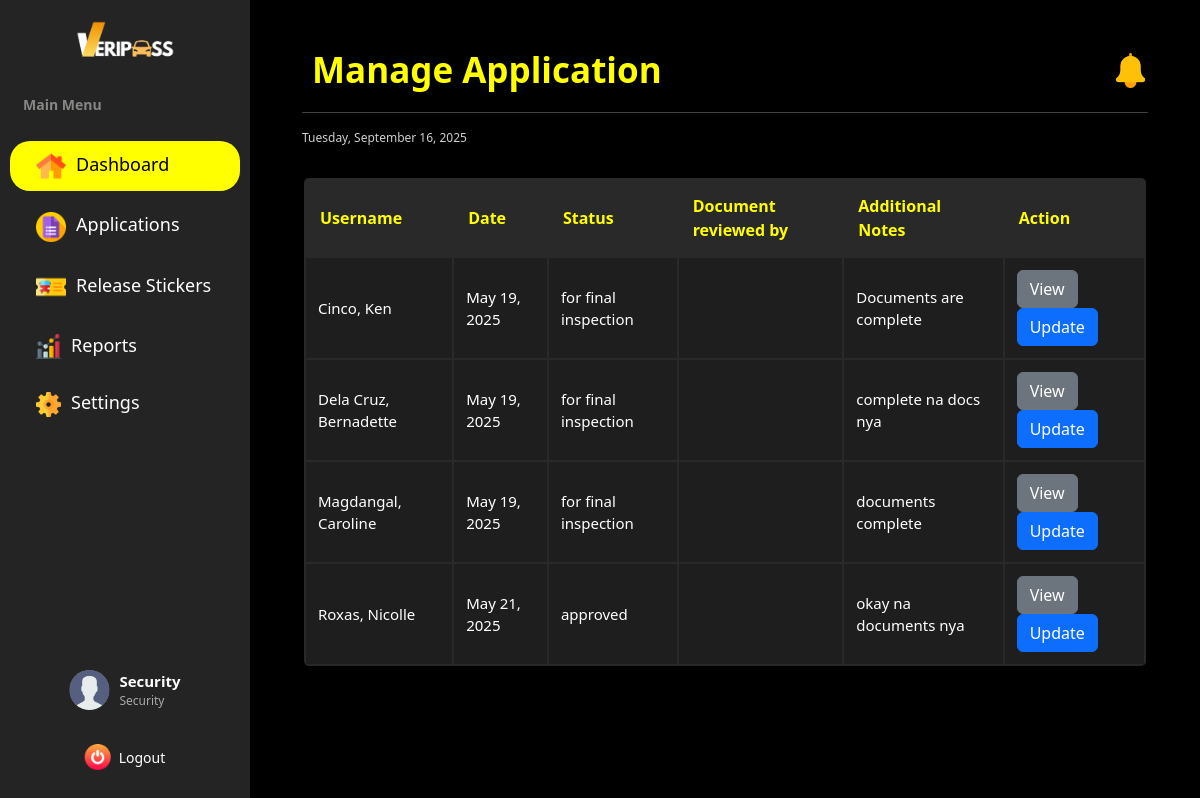
Page /dashboard/security/manage_application/ (signed in) on the earlier database version.
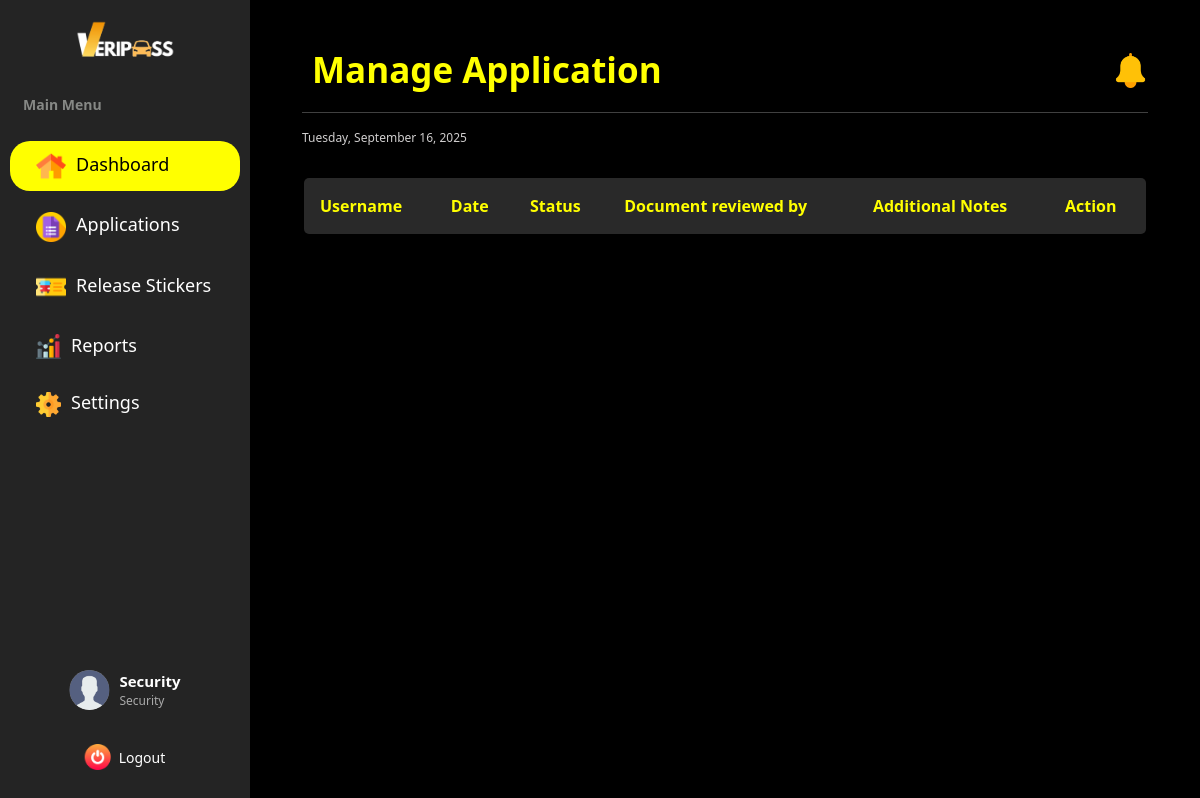
Same page on the later database version.
### vehicle_pass/models.py (models this page shows, shortened)
class BaseModel(models.Model):
    created_at = models.DateTimeField(auto_now_add=True, db_index=True)
    updated_at = models.DateTimeField(auto_now=True)
    class Meta:
        abstract = True

class Registration(BaseModel):
    STATUS_CHOICES = [
        ('no application', 'No Application'),
        ('application submitted', 'Application Submitted'),
        ('initial approval', 'Waiting for Approval by OIC'),
        ('final approval', 'Waiting for Final Approval by GSO - Director'),
        ('approved', 'Approved'),
        ('sticker released', 'Vehicle Pass Sticker Released'),
        ('rejected', 'Rejected')
    ]
    registration_number = models.BigAutoField(primary_key=True)
    user = models.ForeignKey(UserProfile, on_delete=models.CASCADE)
    vehicle = models.ForeignKey(Vehicle, on_delete=models.CASCADE)
    files = models.URLField(max_length=255)
    status = models.CharField(max_length=85, choices=STATUS_CHOICES, default='no application')
    remarks = models.TextField(null=True)
    initial_approved_by = models.ForeignKey(SecurityProfile, on_delete=models.CASCADE, related_name='initial_approval', null=True, blank=True)
    final_approved_by = models.ForeignKey(SecurityProfile, on_delete=models.CASCADE, related_name='final_approval', null=True, blank=True)
    date_of_filing = models.DateTimeField(auto_now_add=True)
    sticker_released_date = models.DateField(blank=True, null=True)
    e_signature = models.ImageField(upload_to='signature/')
    printed_name = models.CharField(max_length=125)
    signature_date = models.DateTimeField(auto_now_add=True)
    def __str__(self):
        return f"Registration {self.registration_number} for {self.user.lastname}, {self.user.firstname}"

class UserProfile(BaseModel):
    ROLE_CHOICES = [('user', 'User'),
        ('security', 'Security'),
        ('admin', 'Admin')
        ]
    SCHOOL_ROLE_CHOICES = [('student', 'Student'),
                           ('faculty & staff', 'Faculty and Staff'),
                           ('university official', 'University Official')
    ]
    COLLEGE_CHOICES = [('CAD', 'College of Architecture and Design'),
                       ('CAH', 'College of Arts and Humanities'),
                       ('CBA', 'College of Business and Accountancy'),
                       ('CCJE', 'College of Criminal Justice and Education'),
                       ('CoE', 'College of Engineering'),
                       ('CHTM', 'College of Hospitality Management and Tourism'),
                       ('CNHS', 'College of Nursing and Health Sciences'),
                       ('CS', 'College of Sciences'),
                       ('CTE', 'College of Teacher Education'),
    ]
    YEAR_LEVEL_CHOICES = [('first year', 'First Year'),
                          ('second year', 'Second Year'),
                          ('third year', 'Thord Year'),
                          ('fourth year', 'Fourth year'),
                          ('fifth year', 'Fifth Year')
    ]
    OFFICE_CHOICES = [
        ('university president', 'University President'),
        ('university president coa', 'University President COA'),
        ('office of the university secretary', 'Office of the University Secretary'),
        ('legal office', 'Legal Office (Data Privacy Office)'),
        ('planning and development office', 'Planning and Development Office'),
        ('office of the internal audit services', 'Office of the Internal Audit Services (QMS)'),
        ('public information office', 'Public Information Office'),
        ('alumni affairs office', 'Alumni Affairs Office'),
        ('academic council', 'Academic Council'),
        ('administrative council', 'Administrative Council'),
        ('research and extension council', 'Research and Extension Council'),
        ('management committee', 'Management Committee'),
        ('university ethics committee', 'University Ethics Committee'),
        ('gender and development office', 'Gender and Development Office'),
        ('international affairs and linkages office', 'International Affairs and Linkages Office'),
        ('office of the vice president for finance and administration', 'Office of the Vice President for Finance and Administration'),
        ('bids and awards committee', 'Bids and Awards Committee'),
        ('administrative management office', 'Administrative Management Office'),
        ('records archives management office', 'Records Archives Management Office'),
        ('human resource management office', 'Human Resource Management Office'),
        ('faculty and staff development unit', 'Faculty and Staff Development Unit'),
        ('health services office', 'Health Services Office'),
        ('management information system information office', 'Management Information System Information Office'),
        ('security office', 'Security Office'),
        ('supply and property management office', 'Supply and Property Management Office'),
        ('disaster risk reduction and management office', 'Disaster Risk Reduction and Management Office'),
        ('project management office', 'Project Management Office'),
        ('general services office', 'General Services Office'),
        ('utility and environmental management office', 'Utility and Environmental Management Office'),
        ('motorpool office', 'Motorpool Office'),
        ('finance management service offices (cfo)', 'Finance Management Service Offices (CFO)'),
        ('accounting office', 'Accounting Office'),
        ('processing unit', 'Processing Unit'),
        ('student accounts & assessment', 'Student Accounts & Assessment'),
        ('financial reporting', 'Financial Reporting'),
        ('budget office', 'Budget Office'),
        ('production services/income generating projects office', 'Production Services/Income Generating Projects Office'),
        ('production', 'Production'),
        ('sifma', 'SIFMA'),
        ('university bookstore', 'University Bookstore'),
        ('auxiliary services - canteen', 'Auxiliary Services - Canteen'),
        ('auxiliary services - hostel', 'Auxiliary Services - Hostel'),
        ('auxiliary services - dormitory', 'Auxiliary Services - Dormitory'),
        ('university printing press', 'University Printing Press'),
        ('procurement office', 'Procurement Office'),
        ('cashiers office', 'Cashier’s Office'),
        ('office of the vice president for research, development and extension', 'Office of the Vice President for Research, Development and Extension'),
        ('university research office', 'University Research Office'),
        ('university extension service office', 'University Extension Service Office'),
        ('intellectual property and technology transfer office', 'Intellectual Property and Technology Transfer Office'),
        ('palawan studies center', 'Palawan Studies Center'),
        ('center for strategy policy and governance', 'Center for Strategy Policy and Governance'),
        ('panrehiyong iv-b sentro ng wikang pilipino', 'Panrehiyong IV-B Sentro ng Wikang Pilipino'),
        ('marine science research center', 'Marine Science Research Center'),
        ('palawan international technology business incubator & startup hub office', 'Palawan International Technology Business Incubator & Startup Hub Office'),
        ('office of the vice president for academic affairs', 'Office of the Vice President for Academic Affairs'),
        ('office of the eteeap', 'Office of the ETEEAP'),
        ('office of the university registrar', 'Office of the University Registrar'),
        ('university quality assurance center', 'University Quality Assurance Center'),
        ('office of the university sports', 'Office of the University Sports'),
        ('office of the curriculum & instructional materials development', 'Office of the Curriculum & Instructional Materials Development'),
        ('office of the student affairs and services', 'Office of the Student Affairs and Services'),
        ('social and cultural affairs (psu band, psu dance troupe, psu singers)', 'Social and Cultural Affairs (PSU Band, PSU Dance Troupe, PSU Singers)'),
        ('office of the university library', 'Office of the University Library'),
        ('psu museum', 'PSU Museum'),
    ]
    WORKPLACE_CHOICES = OFFICE_CHOICES + COLLEGE_CHOICES
    corporate_email = models.EmailField(max_length=50, unique=True)
    password = models.CharField(max_length=128)
    contact = models.CharField(max_length=14)
    lastname = models.CharField(max_length=25)
    firstname = models.CharField(max_length=50)
    middlename = models.CharField(max_length=25, blank=True, null=True)
    suffix = models.CharField(max_length=5, blank=True, null=True)
    address = models.CharField(max_length=100, blank=True, null=True)
    dl_number = models.CharField(max_length=25)
    college = models.CharField(max_length=100, choices=COLLEGE_CHOICES ,blank=True, null=True)
    program = models.CharField(max_length=100, blank=True, null=True)
    year_level = models.CharField(max_length=40, choices=YEAR_LEVEL_CHOICES, blank=True, null=True)
    father_name = models.CharField(max_length=100, blank=True, null=True)
    father_contact = models.CharField(max_length=14, blank=True, null=True)
    father_address = models.CharField(max_length=150, blank=True, null=True)
    mother_name = models.CharField(max_length=100, blank=True, null=True)
    mother_contact =models.CharField(max_length=14, blank=True, null=True)
    mother_address = models.CharField(max_length=150, blank=True, null=True)
    guardian_name = models.CharField(max_length=100, blank=True, null=True)
    guardian_contact = models.CharField(max_length=14, blank=True, null=True)
    guardian_address = models.CharField(max_length=150, blank=True, null=True)
    position = models.CharField(max_length=50, blank=True, null=True)
    workplace = models.CharField(max_length=150, choices=WORKPLACE_CHOICES, blank=True, null=True)
    role = models.CharField(max_length=20, choices=ROLE_CHOICES, default='user', null=True)
    school_role = models.CharField(max_length=20, choices=SCHOOL_ROLE_CHOICES, null=True, blank=True)

### vehicle_pass/views.py (the view)
# urls.py: path("dashboard/security/manage_application/", SecurityViewApplication.as_view(), name="security_manage_application"),
class SecurityViewApplication(CustomLoginRequiredMixin, ListView):
    model = Registration
    template_name = 'Security Dashboard/Security_Application.html'
    context_object_name = 'applications'
    paginate_by = 20
    def get_context_data(self, **kwargs):
        context = super().get_context_data(**kwargs)
        applications = context['applications']
        print(f"Applications count: {len(applications)}")
        if applications:
            print(f"First application: {applications[0]}")
        return context

### templates/Security Dashboard/Security_Application.html (shortened to what this page needs)
{% extends "includes/security_sidebar.html" %}
{% load static %}
{% block extra_css %}
    <link rel="stylesheet" href="https://cdn.datatables.net/responsive/2.4.1/css/responsive.dataTables.min.css">
    <link rel="stylesheet" href="{% static 'css/security-dashboard-style.css' %}">
    <link rel="stylesheet" href="{% static 'css/sidebar.css' %}">
{% endblock %}
{% block content %}
<div class="main-content flex-grow-1 ms-uto">
    <div class="container-fluid py-1">
            <div class="d-flex flex-column flex-md-row justify-content-between align-items-start align-items-md-center mb-3">
                <h2 class="title mb-3 mb-md-0">Manage Application</h2>
                <div class="d-flex align-items-center gap-3">
                    <a href="Announcements.html" class="text-decoration-none text-light position-relative">
                        <img src="{% static 'images/notification.png' %}" alt="Notifications" width="35" height="35">
                    </a>
                </div>
            </div>
        <hr>
        <small><span id="date"></span></small>
        <br>
        <section class="table-container">
            <table id="myTable" class="users-table">
                <thead>
                    <tr>
                        <th>Username</th>
                        <th>Date</th>
                        <th>Status</th>
                        <th>Document reviewed by</th>
                        <th>Additional Notes</th>
                        <th>Action</th>
                    </tr>
                </thead>
                <tbody>
                {% for applicant in applications %}
                    <tr>
                        <td>{{ applicant.user.lastname }}, {{ applicant.user.firstname }} {{ applicant.user.middle_name|default_if_none:""|slice:":1" }} {{ registration.user.suffix|default_if_none:""}}</td>
                        <td>{{ applicant.created_at|date:"F d, Y" }}</td>
                        <td>{{ applicant.status }}</td>
                        <td></td>
                        <td>{{ applicant.remarks|default_if_none:"no remarks" }}</td>
                        <td>
                            <a href="{% url 'security_view_specific_application' applicant.pk %}" class="btn btn-secondary">View</a>
                            <a href="{% url 'security_update_application' applicant.pk %}" class="btn btn-primary">Update</a>
                        </td>
                {% endfor %}
                </tbody>
            </table>
        </section>
    </div>
</div>
{% endblock %}

### templates/includes/security_sidebar.html (shortened to what this page needs)
{% load static %}
<!DOCTYPE html>
<html lang="en">
<head>
    <link rel="stylesheet" href="https://cdn.jsdelivr.net/npm/bootstrap@5.3.0/dist/css/bootstrap.min.css">
    <link rel="stylesheet" href="{% static 'css/sidebar.css' %}">
    {% block extra_css %}{% endblock %}
</head>
<body>
<div class="sidebar" id="sidebar">
    <a href="#">
        <img src="{% static 'images/navbar-brand img.png' %}" class="img-fluid" style="width: 100px; margin-left: 75px;">
    </a>
    <br>
    <p>Main Menu</p>
    <ul>
        <li data-menu="dashboard">
            <a href="{% url 'security_dashboard' %}">
                <img src="{% static 'images/home.png' %}" alt="Dashboard" width="30">
                <span>Dashboard</span>
            </a>
        </li>
        <li data-menu="application">
            <a href="{% url 'security_manage_application' %}">
                <img src="{% static 'images/application.png' %}" alt="Status" width="30">
                <span>Applications</span>
            </a>
        </li>
        <li data-menu="status">
            <a href="{% url 'security_manage_stickers' %}">
                <img src="{% static 'images/passes.png' %}" alt="Status" width="30">
                <span>Release Stickers</span>
            </a>
        </li>
        <li data-menu="history">
            <a href="{% url 'security_report' %}">
                <img src="{% static 'images/statistics.png' %}" alt="History" width="25">
                <span> Reports</span>
            </a>
        </li>
        <li data-menu="securitysettings">
            <a href="{% url 'security_settings' %}">
                <img src="{% static 'images/settings.png' %}" alt="Settings" width="25">
                <span>Settings</span>
            </a>
        </li>
    </ul>
    <a href="{% url 'logout' %}" id="logout">
        <img src="{% static 'images/power-off.png' %}" alt="Logout" width="25">
        <span>Logout</span>
    </a>
    <div class="profile">
        <img src="{% static 'images/profile-placeholder.png' %}" alt="Profile Picture">
        <div class="profile-info">
            <span class="name">{{ security_name }}</span>
            <span class="position">Security</span>
        </div>
    </div>
</div>
<div class="main-content">
    {% block content %}{% endblock %}
</div>
</body>
</html>

Differences in the rows shown:
removed Registration: user.lastname "Cinco", user.firstname "Ken", created_at "May 19, 2025", status "for final inspection", remarks "Documents are complete"
removed Registration: user.lastname "Dela Cruz", user.firstname "Bernadette", created_at "May 19, 2025", status "for final inspection", remarks "complete na docs nya"
removed Registration: user.lastname "Magdangal", user.firstname "Caroline", created_at "May 19, 2025", status "for final inspection", remarks "documents complete"
removed Registration: user.lastname "Roxas", user.firstname "Nicolle", created_at "May 21, 2025", status "approved", remarks "okay na documents nya"
